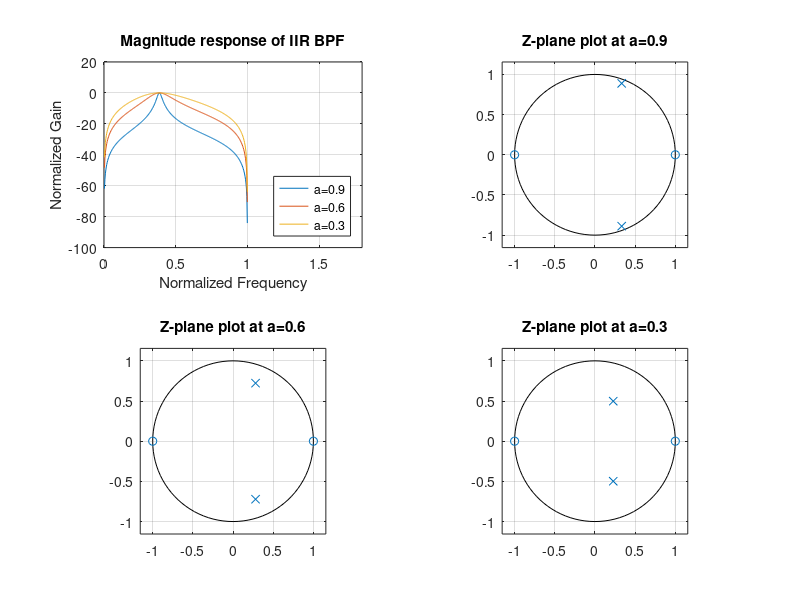

The MATLAB script that drew this image:
%IIR band pass filter

w=0:0.01:pi
NUM1=[0.05 0 -0.05];
DEN1=[1 -0.35*1.9 0.9];
H1=freqz(NUM1,DEN1,w);
M1=20*log10(abs(H1));
subplot(2,2,1);
plot(w/pi,M1);
hold on;

NUM2=[0.2 0 -0.2];
DEN2=[1 -0.35*1.6 0.6];
H2=freqz(NUM2,DEN2,w);
M2=20*log10(abs(H2));
plot(w/pi,M2);
hold on;

NUM3=[0.35 0 -0.35];
DEN3=[1 -0.35*1.3 0.3];
H3=freqz(NUM3,DEN3,w);
M3=20*log10(abs(H3));
plot(w/pi,M3);
axis([0 1.8 -100 20])
hold on;
grid on
legend('a=0.9','a=0.6','a=0.3','Location','southeast')
xlabel('Normalized Frequency');
ylabel('Normalized Gain');
title('Magnitude response of IIR BPF');


subplot(2,2,2);
zplane(NUM1,DEN1);
title('Z-plane plot at a=0.9')
subplot(2,2,3);
zplane(NUM2,DEN2);
title('Z-plane plot at a=0.6')
subplot(2,2,4);
zplane(NUM3,DEN3);
title('Z-plane plot at a=0.3');